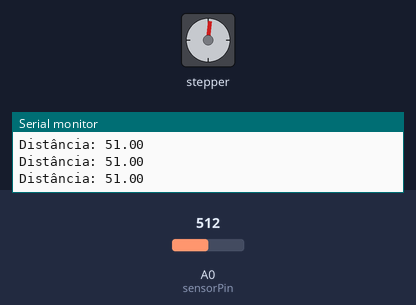
Simulated run of this sketch. Board: Arduino Uno, built with avr-gcc and run on an emulated ATmega328P. Parts: stepper motor, the last lines printed to the serial monitor. Inputs (shaded band) come from the test bench; at power-on: A0 (sensorPin) = 512. Stepper angles assume 1000 steps per turn.

Above: at 1.2 s.
1.3 s: A0 (sensorPin) set to 53
4.3 s: A0 (sensorPin) set to 47
At 5.6 s:
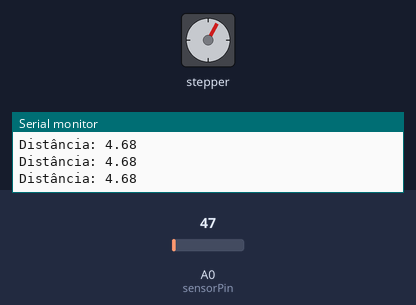
5.9 s: A0 (sensorPin) set to 122
At 7.86 s:
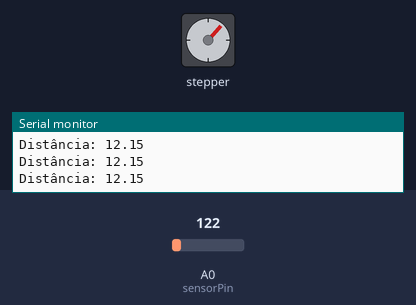
8.9 s: A0 (sensorPin) set to 0
At 10.1 s:
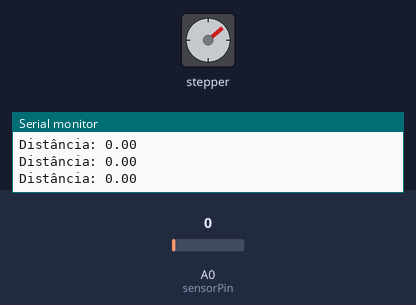
10.4 s: A0 (sensorPin) set to 306
At 25.4 s:
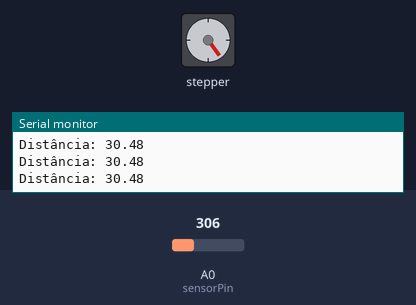
Timing chart, 0 to 25.6 s (numbered marks = the images above; inputs shaded):
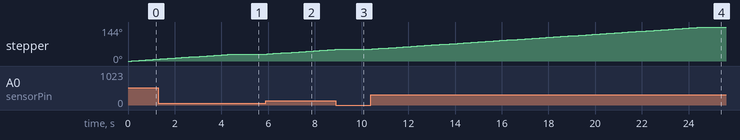

Measured:
- the behaviour switches between 51 and 50 on A0 (sensorPin) (found by bisection; images 0 and 1)
- after the input at 4.3 s, stepper: goes on until 4.5 s, then stays 29°
- after the input at 5.9 s, stepper: keeps turning clockwise at about 7°/s, starting after 0.07 s
- after the input at 8.9 s, stepper: goes on until 9.0 s, then stays 50°
- after the input at 10.4 s, stepper: turns 94° clockwise in 14.2 s, starting after 0.06 s

The sketch:

sketch_jun21c.ino
```cpp
#include <AccelStepper.h>

#define directionPin 9
#define stepPin 8
#define sensorPin A0

AccelStepper stepper(AccelStepper::DRIVER, stepPin, directionPin);

const int stepsPerRevolution = 1000;
const int numRotations = 2;

const int numReadings = 10;
const float coeficiente_angular = 0.00996;
const float coeficiente_linear = 0;

float readings[numReadings];
int index = 0;
float total = 0.0;
float position_mm = 0.0;

void setup() {
  Serial.begin(9600);
  pinMode(directionPin, OUTPUT);
  pinMode(stepPin, OUTPUT);
  pinMode(sensorPin, INPUT);

  stepper.setMaxSpeed(1000);
  stepper.setAcceleration(1000);
}

void loop() {
  posicao_sensor();
  metodo();


}

void metodo() {
  if (position_mm > 5.0) {
    //if (abs(stepper.currentPosition()) < position_mm) { //abs() is needed because of the '<'
    stepper.setSpeed(1000);
    stepper.moveTo(400);
    stepper.runSpeedToPosition();
    stepper.moveTo(0);

      //stepper.runToNewPosition(0);
      //stepper.runToNewPosition(200);
      //stepper.runToNewPosition(100);
   // }
  }
}

void posicao_sensor() {
  static unsigned long time_now = 0;
  const unsigned long interval = 50;

  unsigned long currentMillis = millis();
  if (currentMillis - time_now >= interval) {
    time_now = currentMillis;

    int reading = analogRead(sensorPin);

    total = total - readings[index] + reading;
    readings[index] = reading;
    index = (index + 1) % numReadings;

    float average = total / numReadings;
    position_mm = (average * coeficiente_angular + coeficiente_linear) * 10.0;

    Serial.print("Distância: ");
    Serial.println(position_mm);
  }
}
```
